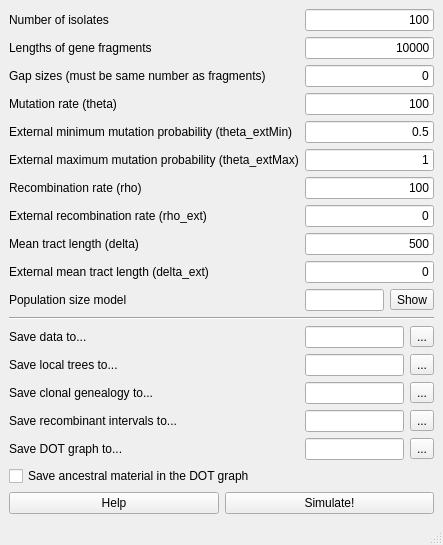
<ui version="4.0" >
 <class>Gui</class>
 <widget class="QMainWindow" name="Gui" >
  <property name="geometry" >
   <rect>
    <x>0</x>
    <y>0</y>
    <width>443</width>
    <height>543</height>
   </rect>
  </property>
  <property name="windowTitle" >
   <string>SimMLST</string>
  </property>
  <widget class="QWidget" name="centralwidget" >
   <layout class="QGridLayout" >
    <item row="0" column="0" >
     <widget class="QLabel" name="label" >
      <property name="text" >
       <string>Number of isolates</string>
      </property>
     </widget>
    </item>
    <item row="0" column="1" colspan="3" >
     <widget class="QLineEdit" name="isoEd" >
      <property name="whatsThis" >
       <string/>
      </property>
      <property name="inputMask" >
       <string/>
      </property>
      <property name="text" >
       <string>100</string>
      </property>
      <property name="frame" >
       <bool>true</bool>
      </property>
      <property name="alignment" >
       <set>Qt::AlignRight|Qt::AlignTrailing|Qt::AlignVCenter</set>
      </property>
     </widget>
    </item>
    <item row="1" column="0" >
     <widget class="QLabel" name="label_2" >
      <property name="text" >
       <string>Lengths of gene fragments</string>
      </property>
     </widget>
    </item>
    <item row="1" column="1" colspan="3" >
     <widget class="QLineEdit" name="fragsEd" >
      <property name="text" >
       <string>10000</string>
      </property>
      <property name="alignment" >
       <set>Qt::AlignRight|Qt::AlignTrailing|Qt::AlignVCenter</set>
      </property>
     </widget>
    </item>
    <item row="2" column="0" >
     <widget class="QLabel" name="label_20" >
      <property name="text" >
       <string>Gap sizes (must be same number as fragments)</string>
      </property>
     </widget>
    </item>
    <item row="2" column="1" colspan="3" >
     <widget class="QLineEdit" name="gapsEd" >
      <property name="text" >
       <string>0</string>
      </property>
      <property name="alignment" >
       <set>Qt::AlignRight|Qt::AlignTrailing|Qt::AlignVCenter</set>
      </property>
     </widget>
    </item>
    <item row="3" column="0" >
     <widget class="QLabel" name="label_3" >
      <property name="text" >
       <string>Mutation rate (theta)</string>
      </property>
     </widget>
    </item>
    <item row="3" column="1" colspan="3" >
     <widget class="QLineEdit" name="thetaEd" >
      <property name="text" >
       <string>100</string>
      </property>
      <property name="alignment" >
       <set>Qt::AlignRight|Qt::AlignTrailing|Qt::AlignVCenter</set>
      </property>
     </widget>
    </item>
    <item row="4" column="0" >
     <widget class="QLabel" name="label_31" >
      <property name="text" >
       <string>External minimum mutation probability (theta_extMin)</string>
      </property>
     </widget>
    </item>
    <item row="4" column="1" colspan="3" >
     <widget class="QLineEdit" name="theta_extMinEd" >
      <property name="text" >
       <string>0.5</string>
      </property>
      <property name="alignment" >
       <set>Qt::AlignRight|Qt::AlignTrailing|Qt::AlignVCenter</set>
      </property>
     </widget>
    </item>
    <item row="5" column="0" >
     <widget class="QLabel" name="label_32" >
      <property name="text" >
       <string>External maximum mutation probability (theta_extMax)</string>
      </property>
     </widget>
    </item>
    <item row="5" column="1" colspan="3" >
     <widget class="QLineEdit" name="theta_extMaxEd" >
      <property name="text" >
       <string>1</string>
      </property>
      <property name="alignment" >
       <set>Qt::AlignRight|Qt::AlignTrailing|Qt::AlignVCenter</set>
      </property>
     </widget>
    </item>
    <item row="6" column="0" >
     <widget class="QLabel" name="label_4" >
      <property name="text" >
       <string>Recombination rate (rho)</string>
      </property>
     </widget>
    </item>
    <item row="6" column="1" colspan="3" >
     <widget class="QLineEdit" name="rhoEd" >
      <property name="text" >
       <string>100</string>
      </property>
      <property name="alignment" >
       <set>Qt::AlignRight|Qt::AlignTrailing|Qt::AlignVCenter</set>
      </property>
     </widget>
    </item>
    <item row="7" column="0" >
     <widget class="QLabel" name="label_41" >
      <property name="text" >
       <string>External recombination rate (rho_ext)</string>
      </property>
     </widget>
    </item>
    <item row="7" column="1" colspan="3" >
     <widget class="QLineEdit" name="rho_extEd" >
      <property name="text" >
       <string>0</string>
      </property>
      <property name="alignment" >
       <set>Qt::AlignRight|Qt::AlignTrailing|Qt::AlignVCenter</set>
      </property>
     </widget>
    </item>
    <item row="8" column="0" >
     <widget class="QLabel" name="label_5" >
      <property name="text" >
       <string>Mean tract length (delta)</string>
      </property>
     </widget>
    </item>
    <item row="8" column="1" colspan="3" >
     <widget class="QLineEdit" name="deltaEd" >
      <property name="text" >
       <string>500</string>
      </property>
      <property name="alignment" >
       <set>Qt::AlignRight|Qt::AlignTrailing|Qt::AlignVCenter</set>
      </property>
     </widget>
    </item>
    <item row="9" column="0" >
     <widget class="QLabel" name="label_51" >
      <property name="text" >
       <string>External mean tract length (delta_ext)</string>
      </property>
     </widget>
    </item>
    <item row="9" column="1" colspan="3" >
     <widget class="QLineEdit" name="delta_extEd" >
      <property name="text" >
       <string>0</string>
      </property>
      <property name="alignment" >
       <set>Qt::AlignRight|Qt::AlignTrailing|Qt::AlignVCenter</set>
      </property>
     </widget>
    </item>
    <item row="10" column="0" >
     <widget class="QLabel" name="label_10" >
      <property name="text" >
       <string>Population size model</string>
      </property>
     </widget>
    </item>
    <item row="10" column="1" >
     <widget class="QLineEdit" name="popSizeEd" >
      <property name="alignment" >
       <set>Qt::AlignRight|Qt::AlignTrailing|Qt::AlignVCenter</set>
      </property>
     </widget>
    </item>
    <item row="10" column="2" colspan="2" >
     <widget class="QToolButton" name="popSizeShow" >
      <property name="text" >
       <string>Show</string>
      </property>
     </widget>
    </item>
    <item row="11" column="0" colspan="4" >
     <widget class="Line" name="line" >
      <property name="orientation" >
       <enum>Qt::Horizontal</enum>
      </property>
     </widget>
    </item>
    <item row="12" column="0" >
     <widget class="QLabel" name="label_6" >
      <property name="text" >
       <string>Save data to...</string>
      </property>
     </widget>
    </item>
    <item row="12" column="1" colspan="2" >
     <widget class="QLineEdit" name="dataTo" />
    </item>
    <item row="12" column="3" >
     <widget class="QToolButton" name="dataSelect" >
      <property name="text" >
       <string>...</string>
      </property>
     </widget>
    </item>
    <item row="13" column="0" >
     <widget class="QLabel" name="label_9" >
      <property name="text" >
       <string>Save local trees to...</string>
      </property>
     </widget>
    </item>
    <item row="13" column="1" colspan="2" >
     <widget class="QLineEdit" name="ltTo" />
    </item>
    <item row="13" column="3" >
     <widget class="QToolButton" name="ltSelect" >
      <property name="text" >
       <string>...</string>
      </property>
     </widget>
    </item>
    <item row="14" column="0" >
     <widget class="QLabel" name="label_7" >
      <property name="text" >
       <string>Save clonal genealogy to...</string>
      </property>
     </widget>
    </item>
    <item row="14" column="1" colspan="2" >
     <widget class="QLineEdit" name="cgTo" />
    </item>
    <item row="14" column="3" >
     <widget class="QToolButton" name="cgSelect" >
      <property name="text" >
       <string>...</string>
      </property>
     </widget>
    </item>
    <item row="15" column="0" >
     <widget class="QLabel" name="label_71" >
      <property name="text" >
       <string>Save recombinant intervals to...</string>
      </property>
     </widget>
    </item>
    <item row="15" column="1" colspan="2" >
     <widget class="QLineEdit" name="rbTo" />
    </item>
    <item row="15" column="3" >
     <widget class="QToolButton" name="rbSelect" >
      <property name="text" >
       <string>...</string>
      </property>
     </widget>
    </item>
    <item row="16" column="0" >
     <widget class="QLabel" name="label_8" >
      <property name="text" >
       <string>Save DOT graph to...</string>
      </property>
     </widget>
    </item>
    <item row="16" column="1" colspan="2" >
     <widget class="QLineEdit" name="dotTo" />
    </item>
    <item row="16" column="3" >
     <widget class="QToolButton" name="dotSelect" >
      <property name="text" >
       <string>...</string>
      </property>
     </widget>
    </item>
    <item row="17" column="0" colspan="3" >
     <widget class="QCheckBox" name="amEd" >
      <property name="text" >
       <string>Save ancestral material in the DOT graph</string>
      </property>
     </widget>
    </item>
    <item row="18" column="0" colspan="4" >
     <layout class="QHBoxLayout" >
      <item>
       <widget class="QPushButton" name="help" >
        <property name="text" >
         <string>Help</string>
        </property>
       </widget>
      </item>
      <item>
       <widget class="QPushButton" name="run" >
        <property name="text" >
         <string>Simulate!</string>
        </property>
       </widget>
      </item>
     </layout>
    </item>
   </layout>
  </widget>
  <widget class="QStatusBar" name="statusbar" />
 </widget>
 <resources/>
 <connections/>
</ui>
